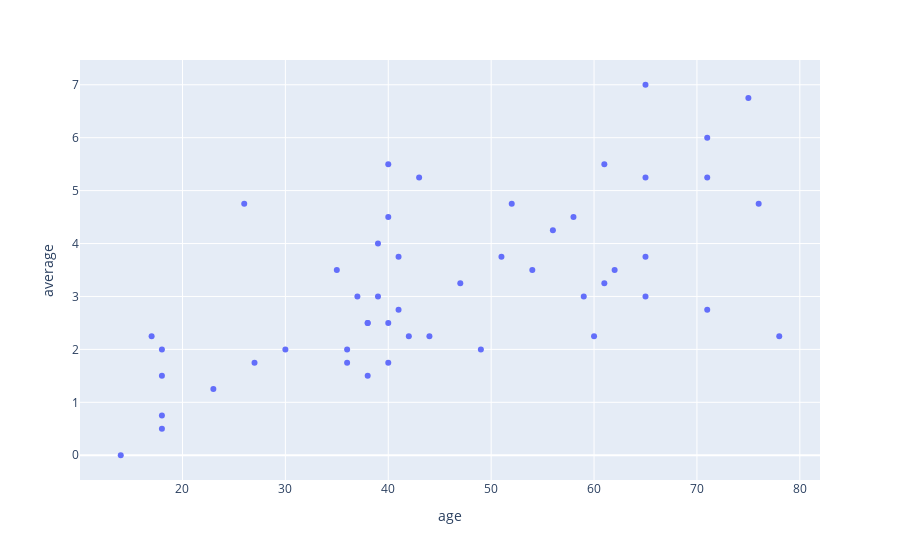

The notebook cell saved with this chart:
### Code cell
# let's add some more data to the hover-over box
# look at https://towardsdatascience.com/visualization-with-plotly-express-comprehensive-guide-eb5ee4b50b57 for more info
# e.g., we can also specify color = 'varname', size = 'varname' etc. - very much like in seaborn
fig = mediause.sample(50).plot(x='age', y='average', hover_data={"gender":True},kind='scatter')
fig.show()

### Figure 1 — Plotly figure (JSON) as saved in the notebook; plotly's stock layout.template omitted (floating-point values rounded to 4 significant figures)
{"data": [{"customdata": [[1], [0], [1], [1], [0], [0], [0], [0], [1], [0], [0], [0], [1], [1], [0], [1], [1], [1], [1], [0], [1], [0], [1], [1], [0], [1], [0], [1], [1], [1], [0], [1], [1], [0], [0], [1], [1], [1], [1], [1], [0], [1], [0], [1], [1], [0], [1], [1], [1], [1]], "hovertemplate": "age=%{x}<br>average=%{y}<br>gender=%{customdata[0]}<extra></extra>", "legendgroup": "", "marker": {"color": "#636efa", "symbol": "circle"}, "mode": "markers", "name": "", "orientation": "v", "showlegend": false, "type": "scatter", "x": [75, 38, 38, 44, 71, 39, 54, 59, 18, 18, 26, 36, 56, 23, 36, 40, 39, 49, 65, 61, 40, 65, 76, 40, 14, 71, 42, 30, 62, 41, 51, 43, 18, 47, 58, 41, 40, 60, 61, 18, 65, 65, 37, 35, 27, 38, 17, 78, 71, 52], "xaxis": "x", "y": [6.75, 2.5, 2.5, 2.25, 5.25, 4, 3.5, 3, 0.5, 0.75, 4.75, 1.75, 4.25, 1.25, 2, 4.5, 3, 2, 7, 3.25, 2.5, 5.25, 4.75, 1.75, 0, 6, 2.25, 2, 3.5, 2.75, 3.75, 5.25, 1.5, 3.25, 4.5, 3.75, 5.5, 2.25, 5.5, 2, 3, 3.75, 3, 3.5, 1.75, 1.5, 2.25, 2.25, 2.75, 4.75], "yaxis": "y"}], "layout": {"legend": {"tracegroupgap": 0}, "margin": {"t": 60}, "xaxis": {"anchor": "y", "domain": [0, 1], "title": {"text": "age"}}, "yaxis": {"anchor": "x", "domain": [0, 1], "title": {"text": "average"}}}}
